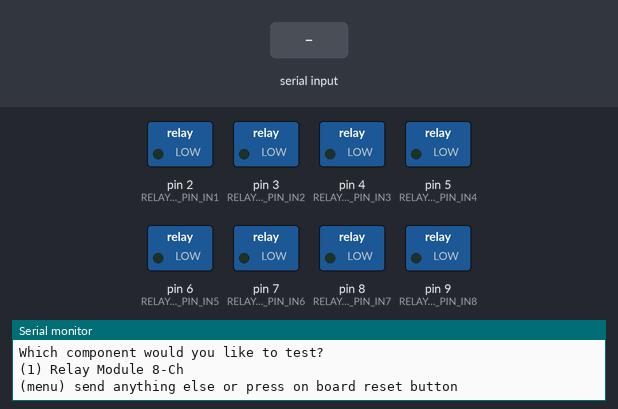
The sketch below on a simulated Arduino Uno, built with avr-gcc and run on an emulated ATmega328P. Shown: switched loads named in the sketch (green lamp = pin HIGH), the last lines printed to the serial monitor. The test bench sets the inputs (shaded band).

Above: at 0.9 s.
1.0 s: "1" received over Serial
At 2.2 s:
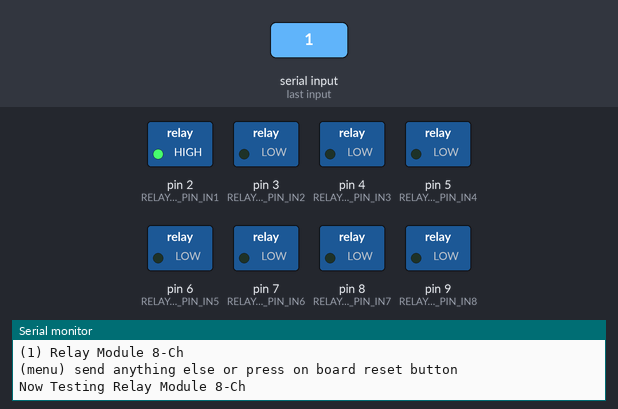
At 9.7 s:
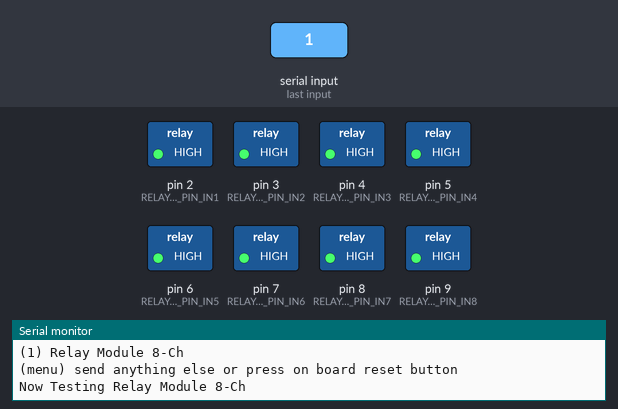
Timing chart, 0 to 19.0 s (numbered marks = the images above; inputs shaded):
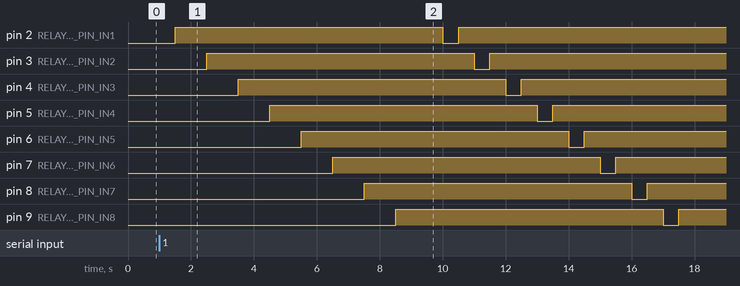

Measured:
- after the input at 1.0 s, pin 2 (RELAYMODULE8CH_PIN_IN1): LOW → HIGH after 0.50 s, → LOW 8.5 s later, → HIGH 0.50 s later; pin 3 (RELAYMODULE8CH_PIN_IN2): LOW → HIGH after 1.5 s, → LOW 8.5 s later, → HIGH 0.50 s later

The sketch:

pumpControlExample.ino
```cpp
// Include Libraries


// Pin Definitions
#define RELAYMODULE8CH_PIN_IN1  2
#define RELAYMODULE8CH_PIN_IN2  3
#define RELAYMODULE8CH_PIN_IN3  4
#define RELAYMODULE8CH_PIN_IN4  5
#define RELAYMODULE8CH_PIN_IN5  6
#define RELAYMODULE8CH_PIN_IN6  7
#define RELAYMODULE8CH_PIN_IN7  8
#define RELAYMODULE8CH_PIN_IN8  9


// Global variables and defines
//define an array for the 8ch relay module pins
int RelayModule8chPins[] = {
  RELAYMODULE8CH_PIN_IN1,
  RELAYMODULE8CH_PIN_IN2,
  RELAYMODULE8CH_PIN_IN3,
  RELAYMODULE8CH_PIN_IN4,
  RELAYMODULE8CH_PIN_IN5,
  RELAYMODULE8CH_PIN_IN6,
  RELAYMODULE8CH_PIN_IN7,
  RELAYMODULE8CH_PIN_IN8
  };
// object initialization


// define vars for testing menu
const int timeout = 10000;       //define timeout of 10 sec
char menuOption = 0;
long time0;

// Setup the essentials for your circuit to work. It runs first every time your circuit is powered with electricity.
void setup()
{
    // Setup Serial which is useful for debugging
    // Use the Serial Monitor to view printed messages
    Serial.begin(9600);
    while (!Serial) ; // wait for serial port to connect. Needed for native USB
    Serial.println("start");

    pinMode(RELAYMODULE8CH_PIN_IN1, OUTPUT);
    pinMode(RELAYMODULE8CH_PIN_IN2, OUTPUT);
    pinMode(RELAYMODULE8CH_PIN_IN3, OUTPUT);
    pinMode(RELAYMODULE8CH_PIN_IN4, OUTPUT);
    pinMode(RELAYMODULE8CH_PIN_IN5, OUTPUT);
    pinMode(RELAYMODULE8CH_PIN_IN6, OUTPUT);
    pinMode(RELAYMODULE8CH_PIN_IN7, OUTPUT);
    pinMode(RELAYMODULE8CH_PIN_IN8, OUTPUT);
    menuOption = menu();

}

// Main logic of your circuit. It defines the interaction between the components you selected. After setup, it runs over and over again, in an eternal loop.
void loop()
{


    if(menuOption == '1') {
    // Relay Module 8-Ch - Test Code
    //This loop will turn on and off each relay in the array for 0.5 sec
    for (int i = 0; i < 9; i++) {
    digitalWrite(RelayModule8chPins[i],LOW);
    delay(500);
    digitalWrite(RelayModule8chPins[i],HIGH);
    delay(500);
    }
    }

    if (millis() - time0 > timeout)
    {
        menuOption = menu();
    }

}


// Menu function for selecting the components to be tested
// Follow serial monitor for instrcutions
char menu()
{

    Serial.println(F("\nWhich component would you like to test?"));
    Serial.println(F("(1) Relay Module 8-Ch"));
    Serial.println(F("(menu) send anything else or press on board reset button\n"));
    while (!Serial.available());

    // Read data from serial monitor if received
    while (Serial.available())
    {
        char c = Serial.read();
        if (isAlphaNumeric(c))
        {

            if(c == '1')
          Serial.println(F("Now Testing Relay Module 8-Ch"));
            else
            {
                Serial.println(F("illegal input!"));
                return 0;
            }
            time0 = millis();
            return c;
        }
    }
}

/*******************************************************

*    Circuito.io is an automatic generator of schematics and code for off
*    the shelf hardware combinations.

*    Copyright (C) 2016 Roboplan Technologies Ltd.

*    This program is free software: you can redistribute it and/or modify
*    it under the terms of the GNU General Public License as published by
*    the Free Software Foundation, either version 3 of the License, or
*    (at your option) any later version.

*    This program is distributed in the hope that it will be useful,
*    but WITHOUT ANY WARRANTY; without even the implied warranty of
*    MERCHANTABILITY or FITNESS FOR A PARTICULAR PURPOSE.  See the
*    GNU General Public License for more details.

*    You should have received a copy of the GNU General Public License
*    along with this program.  If not, see <http://www.gnu.org/licenses/>.

*    In addition, and without limitation, to the disclaimers of warranties
*    stated above and in the GNU General Public License version 3 (or any
*    later version), Roboplan Technologies Ltd. ("Roboplan") offers this
*    program subject to the following warranty disclaimers and by using
*    this program you acknowledge and agree to the following:
*    THIS PROGRAM IS PROVIDED ON AN "AS IS" AND "AS AVAILABLE" BASIS, AND
*    WITHOUT WARRANTIES OF ANY KIND EITHER EXPRESS OR IMPLIED.  ROBOPLAN
*    HEREBY DISCLAIMS ALL WARRANTIES, EXPRESS OR IMPLIED, INCLUDING BUT
*    NOT LIMITED TO IMPLIED WARRANTIES OF MERCHANTABILITY, TITLE, FITNESS
*    FOR A PARTICULAR PURPOSE, NON-INFRINGEMENT, AND THOSE ARISING BY
*    STATUTE OR FROM A COURSE OF DEALING OR USAGE OF TRADE.
*    YOUR RELIANCE ON, OR USE OF THIS PROGRAM IS AT YOUR SOLE RISK.
*    ROBOPLAN DOES NOT GUARANTEE THAT THE PROGRAM WILL BE FREE OF, OR NOT
*    SUSCEPTIBLE TO, BUGS, SECURITY BREACHES, OR VIRUSES. ROBOPLAN DOES
*    NOT WARRANT THAT YOUR USE OF THE PROGRAM, INCLUDING PURSUANT TO
*    SCHEMATICS, INSTRUCTIONS OR RECOMMENDATIONS OF ROBOPLAN, WILL BE SAFE
*    FOR PERSONAL USE OR FOR PRODUCTION OR COMMERCIAL USE, WILL NOT
*    VIOLATE ANY THIRD PARTY RIGHTS, WILL PROVIDE THE INTENDED OR DESIRED
*    RESULTS, OR OPERATE AS YOU INTENDED OR AS MAY BE INDICATED BY ROBOPLAN.
*    YOU HEREBY WAIVE, AGREE NOT TO ASSERT AGAINST, AND RELEASE ROBOPLAN,
*    ITS LICENSORS AND AFFILIATES FROM, ANY CLAIMS IN CONNECTION WITH ANY OF
*    THE ABOVE.
********************************************************/
```
